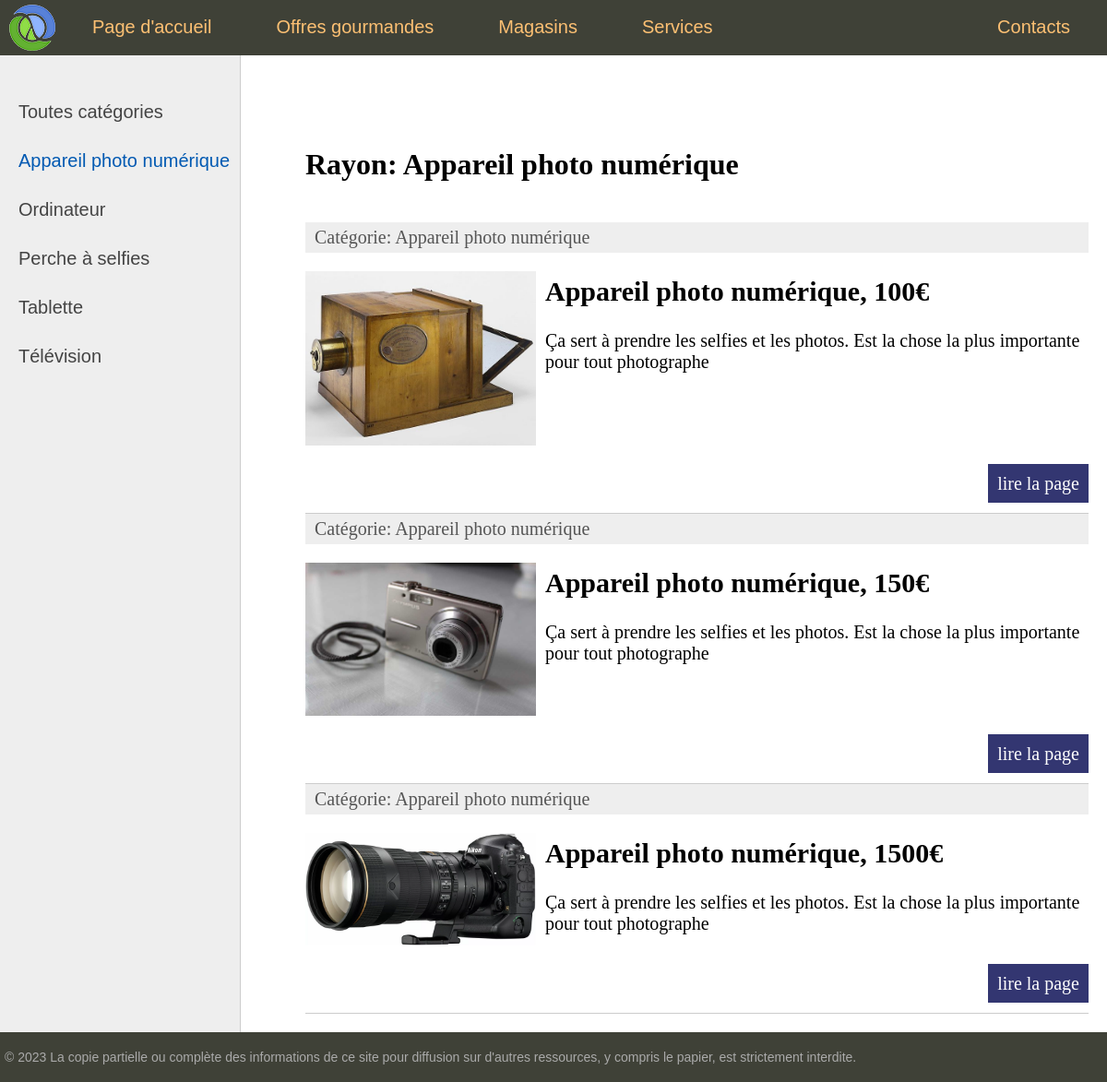
The app's page /category/appareil-photo-numerique with its own data.
### electronicsapp/models.py (models this page shows, shortened)
class ElectroCategory(models.Model):
    name = models.CharField(max_length=100)
    slug = models.SlugField(max_length=100, unique=True)
    def __str__(self):
        return self.name
    def get_absolute_url(self):
        return reverse('category', kwargs={'cat_slug': self.slug})

class ElectronicsModel(models.Model):
    name = models.CharField(max_length=150, verbose_name="Nom de l'appareil électronique")
    slug = models.SlugField(unique=True, max_length=150, verbose_name='URL')
    price = models.IntegerField(default=0, verbose_name='Prix')
    photo = models.ImageField(upload_to='electronics', blank=True, default=None, verbose_name='Photo')
    content = models.TextField(blank=True, verbose_name='Contenu')
    category = models.ForeignKey('ElectroCategory', related_name='electronics', on_delete=models.CASCADE, verbose_name='Catégorie')
    is_available = models.BooleanField(default=False, verbose_name='Disponible')
    def get_absolute_url(self):
        return reverse('electronic', kwargs={'electronic_slug': self.slug})

### electronicsapp/views.py (the view)
# urls.py: path('category/<slug:cat_slug>', views.show_category, name='category'),
def show_category(request, cat_slug):
    category = get_object_or_404(ElectroCategory, slug=cat_slug)
    items = ElectronicsModel.objects.filter(category_id=category.pk).select_related('category')
    data = {
        'title': f'Rayon: {category.name}',
        'menu': menu_lst,
        'items': items,
        'cat_selected': category.pk,
    }
    return render(request, 'electronics/index.html', data)

### electronicsapp/templatetags/electronic_tags.py (called while the page is built)
@register.inclusion_tag('electronics/list_categories.html')
def show_categories(cat_selected=0):
    cats = ElectroCategory.objects.annotate(total=Count('electronics')).filter(~Q(total=0))
    return {'cats': cats, 'cat_selected': cat_selected}

### electronicsapp/templates/electronics/index.html (shortened to what this page needs)
{% extends 'base.html' %}
{% block content %}
<h1>{{title}}</h1>
<br>
<ul class="list-articles">
	{% for p in items %}
			{% if p.is_available %}
			<li><div class="article-panel">
				<p class="first">Сatégorie: {{ p.category }}</p>
			</div>
				{% if p.photo %}
				<p><img class="img-article-left thumb" src="{{ p.photo.url }}"></p>
				{% endif %}
				<h2>{{p.name}}, {{p.price}}€</h2>
    {% autoescape off %}
	{{p.content|linebreaks|truncatewords:50}}
    {% endautoescape %}
			<p class="link-read-post"><a href="{{ p.get_absolute_url }}">lire la page</a></p>
			</li>
			{% endif %}
	{% endfor %}
</ul>
{% endblock %}

### electronicsapp/templates/electronics/list_categories.html
{% for cat in cats %}
{% if cat.id == cat_selected %}
<li class="selected">{{cat.name}}</li>
{% else %}
<li><a href="{{ cat.get_absolute_url }}">{{cat.name}}</a></li>
{% endif %}
{% endfor %}

### electronicsapp/static/electronics/css/styles.css (style rules this page uses)
html, body { font-family: 'Arial'; margin: 0; padding: 0; height: 100%; width: 100%; color: #444; }
a { color: #0059b2; text-decoration: none; }
img { max-width: 600px; height: auto; }
img.img-article-left { max-width: 300px; height: auto; float: left; padding: 0 10px 10px 0; }
img.img-article-left.thumb { max-width: 250px; height: auto; }
p.link-read-post { text-align: right; }
p.link-read-post a { padding: 10px; min-width: 100px; background: #333671; color: #fff; text-decoration: none; }
div.article-panel { background: #eee; padding: 5px 10px 5px 10px; box-sizing: border-box; overflow: hidden; color: #555; }
div.article-panel p.first { margin: 0; float: left; }
ul.list-articles { list-style: none; margin: 0; padding: 0; }
ul.list-articles li { border-bottom: 1px solid #ccc; }
.left-chapters ul li { margin: 30px 0 0 0; color: #999; }
.left-chapters ul li.selected { color: #0059b2; }
.left-chapters ul li a { color: #444; text-decoration: none; }
.content-text h1 { font-size: 32px; }

### records on screen
ElectroCategory: name "Appareil photo numérique"
ElectroCategory: name "Ordinateur"
ElectroCategory: name "Perche à selfies"
ElectroCategory: name "Tablette"
ElectroCategory: name "Télévision"
ElectronicsModel: category "Appareil photo numérique", photo (picture), name "Appareil photo numérique", price "100", content "Ça sert à prendre les selfies et les photos. Est la chose la plus importante pour tout photographe"
ElectronicsModel: category "Appareil photo numérique", photo (picture), name "Appareil photo numérique", price "150", content "Ça sert à prendre les selfies et les photos. Est la chose la plus importante pour tout photographe"
ElectronicsModel: category "Appareil photo numérique", photo (picture), name "Appareil photo numérique", price "1500", content "Ça sert à prendre les selfies et les photos. Est la chose la plus importante pour tout photographe"

### other values on screen
{{ m.title }} "Page d'accueil" "Offres gourmandes" "Magasins" "Services" "Contacts"
{{ title }} "Rayon: Appareil photo numérique"
